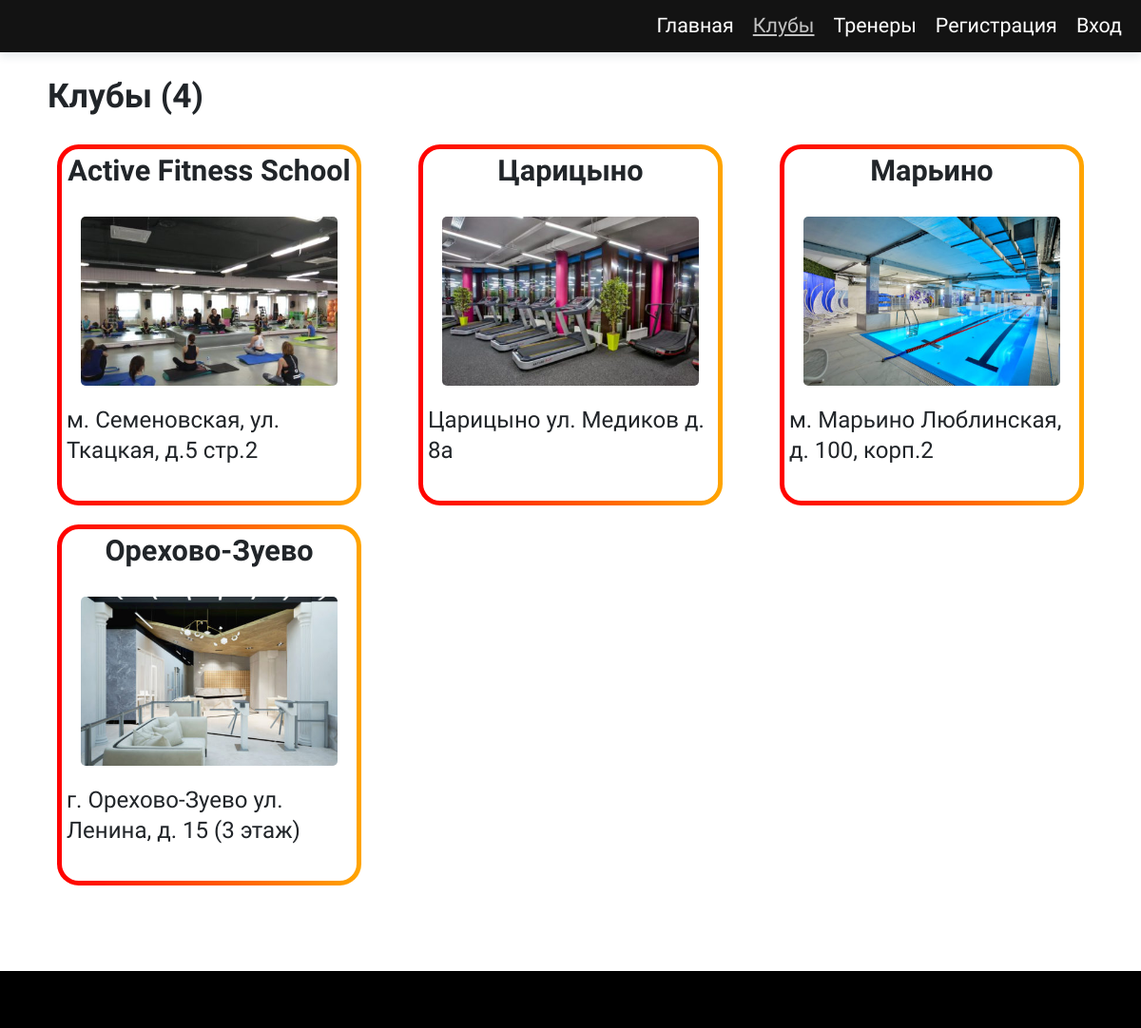
Page /clubs on the committed database.
### app.py (models this page shows)
class Clubs(db.Model):
    id = db.Column(db.Integer, primary_key=True)
    name = db.Column(db.String(54), nullable=False)
    address = db.Column(db.Text, nullable=False)
    image = db.Column(db.Text, nullable=False)

### app.py (the view)
@app.route('/clubs')
def clubs():
    clubs = Clubs.query.all()
    clubs_count = Clubs.query.count()
    return render_template('clubs.html', clubs = clubs, count = clubs_count)

### app.py (called while the page is built)
@event.listens_for(Engine, "connect")
def _set_sqlite_pragma(dbapi_connection, connection_record):
    if isinstance(dbapi_connection, SQLite3Connection):
        cursor = dbapi_connection.cursor()
        cursor.execute("PRAGMA foreign_keys=ON;")
        cursor.close()

### templates/clubs.html (shortened to what this page needs)
{% extends "index.html" %}
{% block content %}
    <section class="clubs">
        <h2 class="clubs__title title">Клубы ({{count}})</h2>
        <div class="clubs__wrapper wrapper">
            {% for club in clubs %}
                <div class="clubs__item">
                    <h3 class="clubs__name subtitle">{{club.name}}</h3>
                    <img src="../static/img/clubs/{{club.image}}" alt="{{club.name}}" class="clubs__image">
                    <p class="clubs__address"> {{club.address}} </p>
                </div>
            {% endfor %}
        </div>
    </section>
{% endblock %}

### static/style/main.css (style rules this page uses)
img { pointer-events: none; display: block; }
h1, h2, h3 { font-weight: 600; }
body { font-size: 1.06em; }
h2 { font-size: 1.75em; }
h3 { font-size: 1.35em; }
.wrapper { display: flex; justify-content: space-between; flex-wrap: wrap; align-content: space-between; }
.title + div { margin-top: 20px; }
.subtitle { text-align: center; padding-bottom: 20px; }
.clubs__item { position: relative; padding: 5px; margin: 10px; width: 300px; height: 360px; background: #fff; background-clip: padding-box; border: solid 5px transparent; border-radius: 1em; }
.clubs__item::before { content: ""; position: absolute; top: 0; right: 0; bottom: 0; left: 0; z-index: -1; margin: -5px; border-radius: inherit; background: linear-gradient(to right, red, orange); }
.clubs__image { width: 270px; margin: auto; border-radius: 5px; margin-bottom: 20px; }
.clubs__address { word-wrap: break-word; }

### rows in the picture
Clubs: name "Active Fitness School", image (picture), address "м. Семеновская, ул. Ткацкая, д.5 стр.2"
Clubs: name "Царицыно", image (picture), address "Царицыно ул. Медиков д. 8а"
Clubs: name "Марьино", image (picture), address "м. Марьино Люблинская, д. 100, корп.2"
Clubs: name "Орехово-Зуево", image (picture), address "г. Орехово-Зуево ул. Ленина, д. 15 (3 этаж)"

### other values in the picture
{{ count }} "4"
